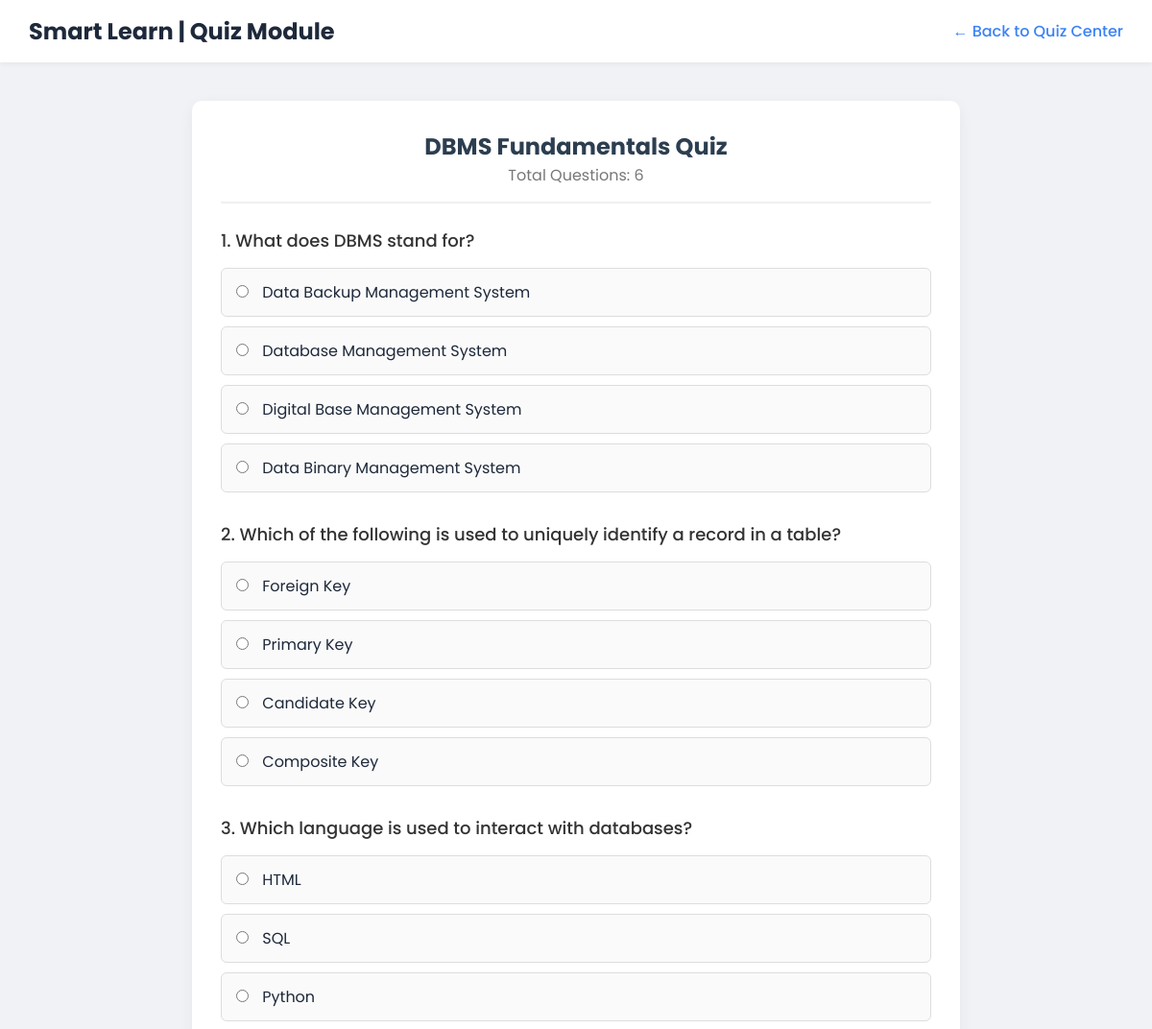
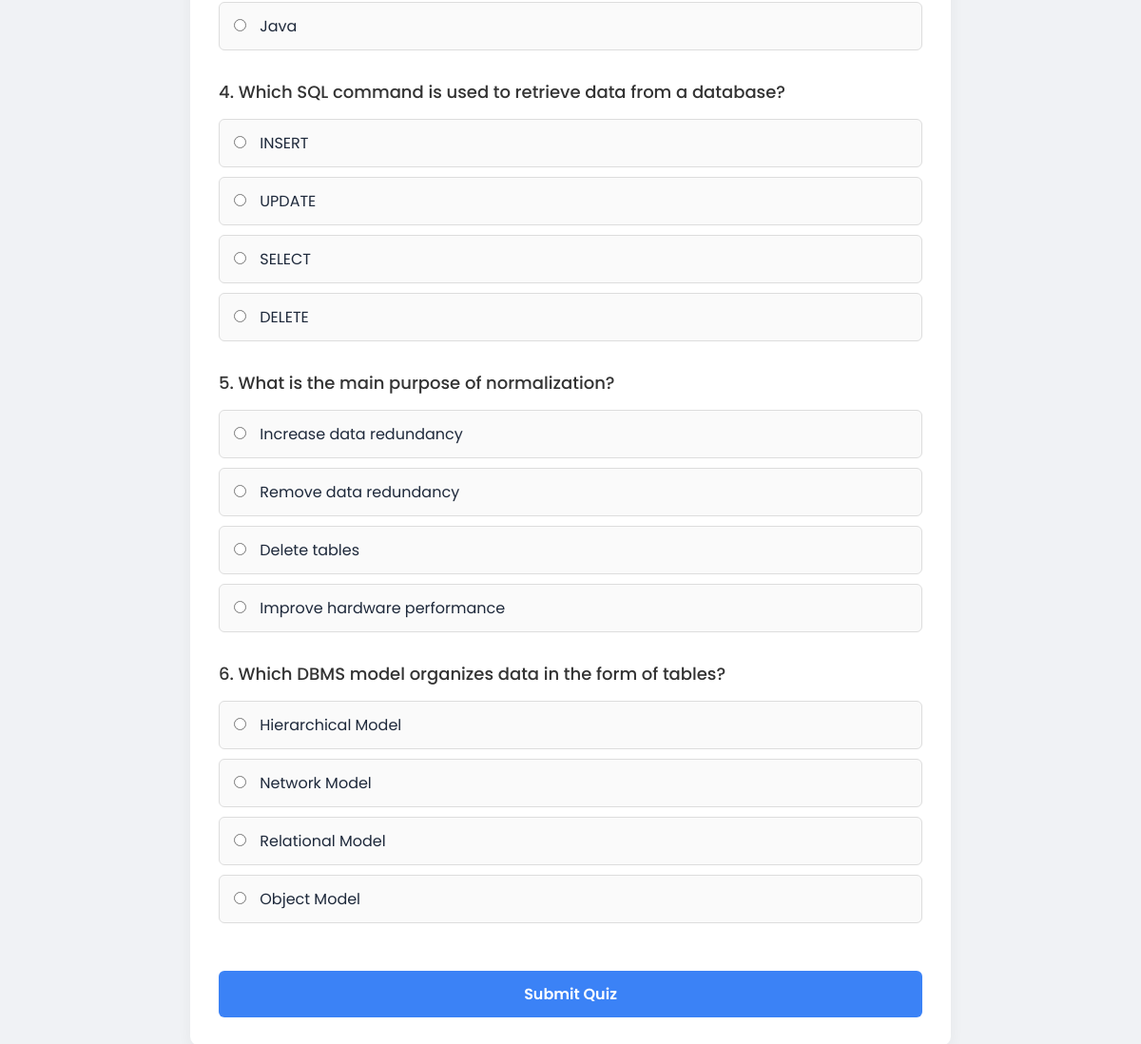
Page /student_take_quiz.php?quiz_id=7 (signed in) on the committed database (2 pictures, top to bottom).
### tables this page shows
CREATE TABLE `quizzes` (
  `id` int(11) UNSIGNED NOT NULL,
  `course_id` int(11) UNSIGNED NOT NULL,
  `title` varchar(255) NOT NULL,
  `created_at` timestamp NOT NULL DEFAULT current_timestamp()
);

CREATE TABLE `quiz_questions` (
  `id` int(11) UNSIGNED NOT NULL,
  `quiz_id` int(11) UNSIGNED NOT NULL,
  `question_text` text NOT NULL,
  `option_a` varchar(255) NOT NULL,
  `option_b` varchar(255) NOT NULL,
  `option_c` varchar(255) NOT NULL,
  `option_d` varchar(255) NOT NULL,
  `correct_option` enum('A','B','C','D') NOT NULL
);

### student_take_quiz.php (the view, shortened to what this page needs)
<?php
require 'db_connect.php';
$quiz_id = intval($_GET['quiz_id']);
$quiz = $conn->query("SELECT * FROM quizzes WHERE id = $quiz_id")->fetch_assoc();
$questions_res = $conn->query("SELECT * FROM quiz_questions WHERE quiz_id = $quiz_id");
$questions = [];
while($q = $questions_res->fetch_assoc()){
    $questions[] = $q;
}
$total_questions = count($questions);
$is_submitted = false;
?>
<!DOCTYPE html>
<html lang="en">
<head>
    <link rel="stylesheet" href="https://cdnjs.cloudflare.com/ajax/libs/font-awesome/6.0.0/css/all.min.css">
    <link rel="stylesheet" href="style.css">
</head>
<body>
    <div class="navbar">
        <h2>Smart Learn | Quiz Module</h2>
        <a href="quiz_attempts.php" style="text-decoration:none; color:#3b82f6; font-weight:500;">&larr; Back to Quiz Center</a>
    </div>
    <div class="quiz-container">
        <div class="quiz-header">
            <h2><?php echo htmlspecialchars($quiz['title']); ?></h2>
            <p style="color:#777;">Total Questions: <?php echo $total_questions; ?></p>
        </div>
        <?php if ($total_questions == 0): ?>
            <div style="text-align:center; padding: 40px; color:#888;">No questions have been added to this quiz yet.</div>
        <?php else: ?>
            <form method="POST" action="">
                <?php $q_num = 1; foreach ($questions as $q): ?>
                    <div class="question-card">
                        <div class="question-text"><?php echo $q_num . ". " . htmlspecialchars($q['question_text']); ?></div>
                        <label class="option-label">
                            <input type="radio" name="answer_<?php echo $q['id']; ?>" value="A" required>
                            <?php echo htmlspecialchars($q['option_a']); ?>
                        </label>
                        <label class="option-label">
                            <input type="radio" name="answer_<?php echo $q['id']; ?>" value="B">
                            <?php echo htmlspecialchars($q['option_b']); ?>
                        </label>
                        <label class="option-label">
                            <input type="radio" name="answer_<?php echo $q['id']; ?>" value="C">
                            <?php echo htmlspecialchars($q['option_c']); ?>
                        </label>
                        <label class="option-label">
                            <input type="radio" name="answer_<?php echo $q['id']; ?>" value="D">
                            <?php echo htmlspecialchars($q['option_d']); ?>
                        </label>
                    </div>
                <?php $q_num++; endforeach; ?>
                <button type="submit" class="btn-submit" onclick="return confirm('Are you sure you want to submit your answers?')">Submit Quiz</button>
            </form>
        <?php endif; ?>
    </div>
</body>
</html>

### style.css (style rules this page uses)
:root { --primary-blue: #1d4ed8; --accent-blue: #2563eb; --bg-purple: #8b5cf6; --text-dark: #1e293b; --text-light: #64748b; --white: #ffffff; }
* { margin: 0; padding: 0; box-sizing: border-box; font-family: 'Poppins', sans-serif; }
body { background-color: #f8fafc; color: var(--text-dark); overflow-x: hidden; }
a { text-decoration: none; color: inherit; }
.navbar { display: flex; justify-content: space-between; align-items: center; padding: 20px 5%; background: var(--white); }
.btn-submit { background-color: #3b82f6; color: white; padding: 15px 40px; border: none; border-radius: 8px; font-size: 16px; font-weight: 600; cursor: pointer; width: 100%; transition: 0.3s; }

### student_take_quiz.php (style rules this page uses)
body { background: #f0f2f5; font-family: 'Poppins', sans-serif; display:flex; flex-direction:column; min-height:100vh; }
.navbar { background: white; padding: 15px 30px; box-shadow: 0 2px 5px rgba(0,0,0,0.05); display: flex; justify-content: space-between; align-items:center; }
.quiz-container { max-width: 800px; margin: 40px auto; background: white; padding: 30px; border-radius: 10px; box-shadow: 0 4px 15px rgba(0,0,0,0.05); flex:1; width:100%; }
.quiz-header { border-bottom: 2px solid #f0f0f0; padding-bottom: 15px; margin-bottom: 25px; text-align: center; }
.quiz-header h2 { margin: 0; color: #2c3e50; }
.question-card { margin-bottom: 30px; }
.question-text { font-size: 18px; font-weight: 500; margin-bottom: 15px; color: #333; }
.option-label { display: block; padding: 12px 15px; border: 1px solid #ddd; border-radius: 6px; margin-bottom: 10px; cursor: pointer; transition: 0.2s; background: #fafafa; }
.option-label input { margin-right: 10px; }
.btn-submit { background: #3b82f6; color: white; border: none; padding: 12px 30px; border-radius: 6px; font-size: 16px; cursor: pointer; width: 100%; font-weight: 600; margin-top:20px; text-decoration:none; display:inline-block; text-align:center; }

### rows in the picture
quizzes: title "DBMS Fundamentals Quiz"
quiz_questions: question_text "What does DBMS stand for?", option_a "Data Backup Management System", option_b "Database Management System", option_c "Digital Base Management System", option_d "Data Binary Management System"
quiz_questions: question_text "Which of the following is used to uniquely identify a record in a table?", option_a "Foreign Key", option_b "Primary Key", option_c "Candidate Key", option_d "Composite Key"
quiz_questions: question_text "Which language is used to interact with databases?", option_a "HTML", option_b "SQL", option_c "Python", option_d "Java"
quiz_questions: question_text "Which SQL command is used to retrieve data from a database?", option_a "INSERT", option_b "UPDATE", option_c "SELECT", option_d "DELETE"
quiz_questions: question_text "What is the main purpose of normalization?", option_a "Increase data redundancy", option_b "Remove data redundancy", option_c "Delete tables", option_d "Improve hardware performance"
quiz_questions: question_text "Which DBMS model organizes data in the form of tables?", option_a "Hierarchical Model", option_b "Network Model", option_c "Relational Model", option_d "Object Model"

### other values in the picture
$total_questions "6"
